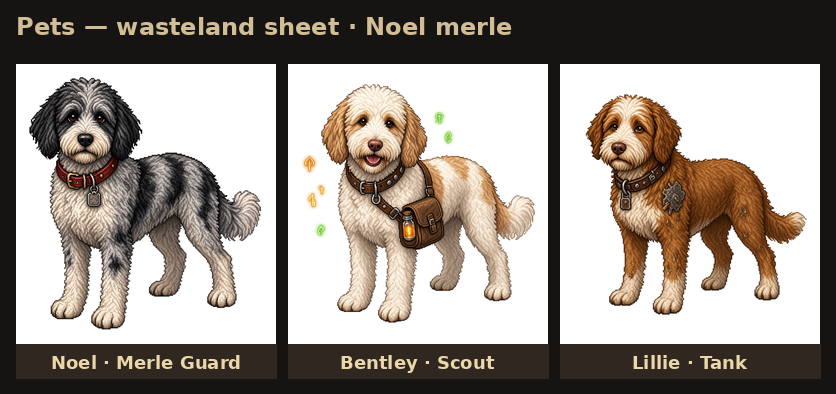
#> input picture game/tools/art_src/pets_sheet.png, 836 x 394 px, given in place of scrap_hound_idle.png, which was not available
$ python gen_mech_pets.py art_src/pets_sheet.png
#> lines starting #> are read from the running program, lines starting #| are printed output that depends on the picture; after the words box and inside, x2 and y2 are one past the last pixel; in counts of white or black regions, pixels touching at a corner belong together; pictures that were not available may be replaced by others from this repository, and a replacement may not be noted
"""Mech pets (Depth E6): the approved machine cutout rigs (scrap_hound, iron_horse,
rad_bat strips in assets/sprites/enemies/) rebuilt in the hangar's Workshop —
repainted frame by frame so the full rig animation carries over:
  * bare iron      -> the pet's own paint (lit by the original shading)
  * rust / brown   -> brass trim
  * red/orange/green glow (eyes, furnaces, flames) -> friendly cyan optics / ion exhaust
  * a hazard-stripe band + white chevron pinned to each frame's body box (rides the bob)
usage (from game/):  python3 tools/gen_mech_pets.py [--sheet DIR]
writes assets/sprites/pets/<id>/<id>_<state>.png (+ _anim.json) and the
192 px tile portrait assets/sprites/portraits/pet_<id>.png (like the dogs').
"""
import json
import os
import sys

import numpy as np
from PIL import Image

HERE = os.path.dirname(os.path.abspath(__file__))
GAME = os.path.join(HERE, "..")
SRC = os.path.join(GAME, "assets", "sprites", "enemies")
DST = os.path.join(GAME, "assets", "sprites", "pets")
STATES = ["idle", "walk", "windup", "attack", "hit", "death"]

MECHS = {
    # id: (source rig, paint dark, paint light, trim dark, trim light, glow, stripe band (v0, v1) of body box)
    "mech_hound": ("scrap_hound", (22, 52, 56), (120, 196, 184), (96, 70, 30), (232, 190, 96), (110, 236, 255), (0.30, 0.40)),
    "rust_mule": ("iron_horse", (70, 52, 18), (238, 186, 70), (40, 44, 48), (150, 156, 160), (120, 220, 255), (0.36, 0.44)),
    "drone_bat": ("rad_bat", (40, 30, 16), (232, 186, 92), (26, 36, 52), (150, 176, 206), (110, 236, 255), None),
}
FPS = {"idle": 8, "walk": 14, "windup": 10, "attack": 12, "hit": 12, "death": 10}


def lerp(a, b, t):
    a = np.asarray(a, np.float32)
    b = np.asarray(b, np.float32)
    return a + (b - a) * t[..., None]


def repaint(fr, spec, seed):
    _, pd, pl, td, tl, glow, band = spec
    a = np.asarray(fr).astype(np.float32)
    rgb = a[..., :3]
    al = a[..., 3]
    r, g, b = rgb[..., 0], rgb[..., 1], rgb[..., 2]
    mx = rgb.max(-1)
    mn = rgb.min(-1)
    sat = (mx - mn) / np.maximum(mx, 1)
    lum = (0.3 * r + 0.55 * g + 0.15 * b) / 255.0
    ## Ink (dark seams / outlines) and soft edge pixels keep their colour.
    vis = (al > 150) & (lum > 0.11)
    out = rgb.copy()
    # glows: bright + saturated warm, or bright saturated green (bat eyes / spores)
    warm = vis & (r > 150) & (r > g + 25) & (r > b + 60) & (mx > 170)
    green_glow = vis & (g > 150) & (g > r + 30) & (g > b + 30) & (sat > 0.35)
    glowm = warm | green_glow
    # rust / brown / organic green: saturated mid tones that are not glows
    trim = vis & ~glowm & (sat > 0.22) & (mx < 210)
    paint = vis & ~glowm & ~trim
    t = np.clip((lum - 0.04) / 0.62, 0, 1) ** 0.85
    out[paint] = lerp(pd, pl, t)[paint] * 0.82 + rgb[paint] * 0.18
    out[trim] = lerp(td, tl, t)[trim]
    gl = np.clip(lum * 1.4, 0.55, 1.0)
    out[glowm] = (np.asarray(glow, np.float32)[None] * gl[glowm][:, None]) * 0.85 + 255 * 0.15 * gl[glowm][:, None]
    # hazard stripes on the body band (pinned to this frame's opaque box)
    if band is not None:
        ys, xs = np.nonzero(al > 200)
        if len(xs):
            x0, x1, y0, y1 = xs.min(), xs.max(), ys.min(), ys.max()
            h = y1 - y0
            yy0 = int(y0 + band[0] * h)
            yy1 = int(y0 + band[1] * h)
            xa = int(x0 + (x1 - x0) * 0.30)
            xb = int(x0 + (x1 - x0) * 0.62)
            for y in range(yy0, yy1 + 1):
                for x in range(xa, xb):
                    if al[y, x] > 200 and paint[y, x]:
                        k = ((x + y) // 3) % 2
                        base = np.array((236, 196, 60) if k else (30, 26, 22), np.float32)
                        out[y, x] = base * (0.6 + 0.5 * t[y, x])
    a[..., :3] = np.clip(out, 0, 255)
    return Image.fromarray(a.astype(np.uint8), "RGBA")


def build(mid, spec, sheet):
#> called with mid = 'mech_hound'
    src = spec[0]
    od = os.path.join(DST, mid)
    os.makedirs(od, exist_ok=True)
    for st in STATES:
        im = Image.open(os.path.join(SRC, src, "%s_%s.png" % (src, st))).convert("RGBA")
        n = im.width // im.height
#> n = 2
        fs = im.height
#> fs = 394
        frames = [repaint(im.crop((i * fs, 0, (i + 1) * fs, fs)), spec, i) for i in range(n)]
#> in repaint, `al = a[..., 3]`: al: shape (394, 394) float32; every value is 255
#> in repaint, `vis = (al > 150) & (lum > 0.11)`:
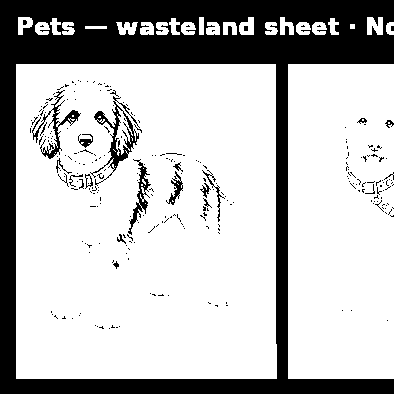
#> vis: shape (394, 394) bool; 73.9% white; 267 black regions (245 under 20 px), largest, box (x1, y1, x2, y2) and area: (0, 0, 394, 394) 36808, (90, 96, 140, 186) 874, (32, 90, 81, 159) 600
#> in repaint, `warm = vis & (r > 150) & (r > g + 25) & (r > b + 60) & (mx > 170)`: warm: shape (394, 394) bool; 1.1% white; 70 white regions (59 under 20 px), largest, box (x1, y1, x2, y2) and area: (322, 99, 352, 158) 616, (345, 110, 372, 140) 274, (303, 156, 316, 172) 132
#> in repaint, `green_glow = vis & (g > 150) & (g > r + 30) & (g > b + 30) & (sat > 0...`: green_glow: shape (394, 394) bool; 0.04% white; 1 white region, box (x1, y1, x2, y2) and area: (317, 224, 325, 236) 59
#> in repaint, `trim = vis & ~glowm & (sat > 0.22) & (mx < 210)`: trim: shape (394, 394) bool; 15% white; 304 white regions (258 under 20 px), largest, box (x1, y1, x2, y2) and area: (16, 344, 277, 379) 8346, (288, 344, 394, 379) 3406, (321, 92, 394, 224) 2597
#> in repaint, `paint = vis & ~glowm & ~trim`: paint: shape (394, 394) bool; 57.8% white; 298 black regions (261 under 20 px), largest, box (x1, y1, x2, y2) and area: (0, 0, 394, 394) 49637, (321, 92, 394, 224) 4276, (32, 90, 140, 194) 3126
#> in repaint, `out[trim] = lerp(td, tl, t)[trim]`: out: shape (394, 394, 3) float32; mean R, G, B 109.1, 137, 120.5
#> in repaint, `out[glowm] = (np.asarray(glow, np.float32)[None] * gl[glowm][:, None])..`: out: shape (394, 394, 3) float32; mean R, G, B 108, 137.6, 121.8
#> in repaint, `x0, x1, y0, y1 = xs.min(), xs.max(), ys.min(), ys.max()`: x0 = 0; x1 = 393; y0 = 0; y1 = 393
#> in repaint, `yy0 = int(y0 + band[0] * h)`: yy0 = 117
#> in repaint, `yy1 = int(y0 + band[1] * h)`: yy1 = 157
#> in repaint, `xa = int(x0 + (x1 - x0) * 0.30)`: xa = 117
#> in repaint, `xb = int(x0 + (x1 - x0) * 0.62)`: xb = 243
#> after the loop in repaint, `for y in range(yy0, yy1 + 1):`:
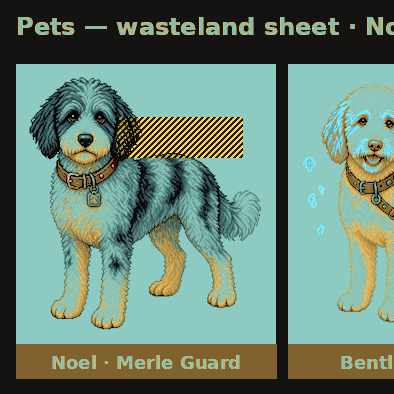
#> out: shape (394, 394, 3) float32; mean R, G, B 108.3, 135.3, 117.5; drawn with min black and max white
#> call 2 of repaint, with seed = 1
#> in repaint (call 2), `_, pd, pl, td, tl, glow, band = spec`: pd = (22, 52, 56); pl = (120, 196, 184); td = (96, 70, 30); tl = (232, 190, 96); glow = (110, 236, 255); band = (0.3, 0.4)
#> in repaint (call 2), `vis = (al > 150) & (lum > 0.11)`: vis: shape (394, 394) bool; 77.3% white; 218 black regions (206 under 20 px), largest, box (x1, y1, x2, y2) and area: (0, 0, 394, 394) 33836, (240, 145, 282, 189) 250, (1, 207, 43, 235) 165
#> in repaint (call 2), `warm = vis & (r > 150) & (r > g + 25) & (r > b + 60) & (mx > 170)`: warm: shape (394, 394) bool; 4% white; 265 white regions (237 under 20 px), largest, box (x1, y1, x2, y2) and area: (219, 190, 270, 232) 674, (206, 132, 255, 163) 475, (260, 272, 290, 312) 452
#> in repaint (call 2), `green_glow = vis & (g > 150) & (g > r + 30) & (g > b + 30) & (sat > 0...`: green_glow: shape (394, 394) bool; 0.09% white; 2 white regions, box (x1, y1, x2, y2) and area: (41, 112, 50, 124) 68, (51, 132, 58, 143) 64
#> in repaint (call 2), `trim = vis & ~glowm & (sat > 0.22) & (mx < 210)`:
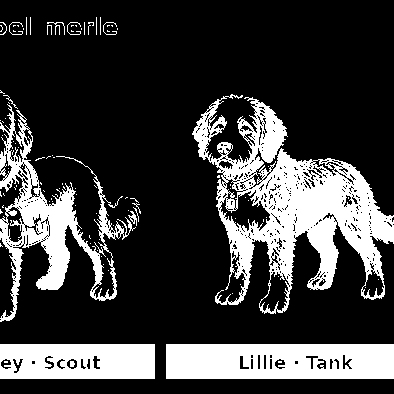
#> trim: shape (394, 394) bool; 23.6% white; 102 white regions (88 under 20 px), largest, box (x1, y1, x2, y2) and area: (192, 94, 394, 314) 16209, (166, 344, 394, 379) 7550, (0, 104, 136, 322) 7175
#> in repaint (call 2), `paint = vis & ~glowm & ~trim`: paint: shape (394, 394) bool; 49.6% white; 144 white regions (99 under 20 px), largest, box (x1, y1, x2, y2) and area: (166, 64, 394, 344) 41814, (0, 64, 154, 344) 31344, (0, 238, 16, 318) 858
#> in repaint (call 2), `t = np.clip((lum - 0.04) / 0.62, 0, 1) ** 0.85`:
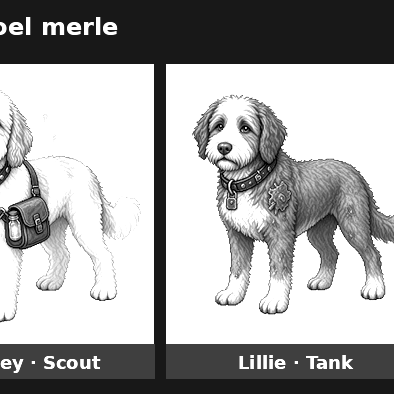
#> t: shape (394, 394) float32; min 0, max 1, mean 0.661
#> in repaint (call 2), `out[paint] = lerp(pd, pl, t)[paint] * 0.82 + rgb[paint] * 0.18`:
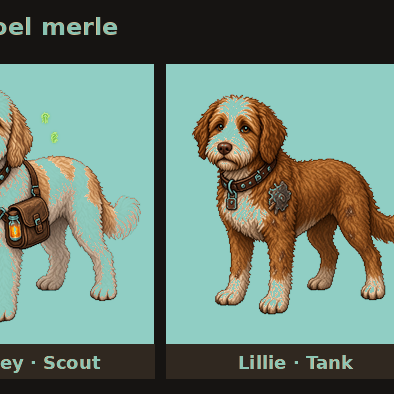
#> out: shape (394, 394, 3) float32; mean R, G, B 107.8, 128.9, 115.6
#> call 4 of lerp, with a = (96, 70, 30), b = (232, 190, 96)
#> in lerp (call 4), `a = np.asarray(a, np.float32)`: a = [96, 70, 30]
#> in lerp (call 4), `b = np.asarray(b, np.float32)`: b = [232, 190, 96]
#> in lerp (call 4), `return a + (b - a) * t[..., None]`:
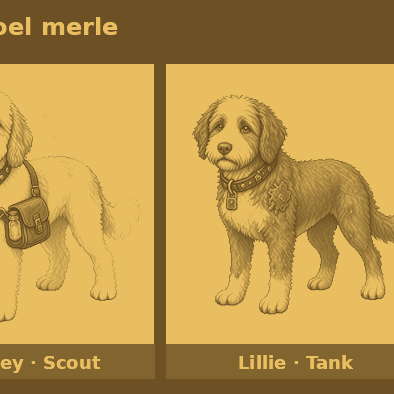
#> returned value: shape (394, 394, 3) float32; mean of channels 0, 1, 2 186, 149.4, 73.7; drawn as R, G, B
#> in repaint (call 2), `out[trim] = lerp(td, tl, t)[trim]`:
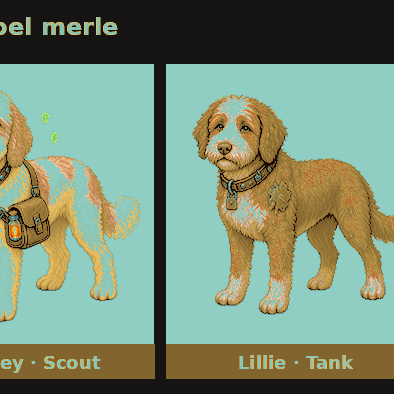
#> out: shape (394, 394, 3) float32; mean R, G, B 121.6, 141.9, 119
#> frames = 2 items
        strip = Image.new("RGBA", (fs * n, fs))
        for i, f in enumerate(frames):
            strip.paste(f, (i * fs, 0))
#> this loop made 2 passes
        strip.save(os.path.join(od, "%s_%s.png" % (mid, st)))
        sheet.append((mid, st, frames))
    aj = os.path.join(SRC, src, "%s_attack.json" % src)
    if os.path.exists(aj):
        with open(aj) as f:
            atk = json.load(f)
        with open(os.path.join(od, "%s_attack.json" % mid), "w") as f:
            json.dump(atk, f)
    ## Carry the rig's own fps sidecar (organic pass: long idles / in-between gaits).
    fps = dict(FPS)
    sj = os.path.join(SRC, src, "%s_anim.json" % src)
    side = {}
    if os.path.exists(sj):
        with open(sj) as f:
            side = json.load(f)
        fps.update(side.get("fps", {}))
    side["fps"] = fps
    with open(os.path.join(od, "%s_anim.json" % mid), "w") as f:
        json.dump(side, f, indent=1)
    portrait(mid, spec, sheet[-6][2][0])


def portrait(mid, spec, fr):
    """Idle frame 0 cropped to the figure on a soft glow of the mech's optic colour."""
    a = np.asarray(fr)
    ys, xs = np.nonzero(a[..., 3] > 40)
    box = (xs.min(), ys.min(), xs.max() + 1, ys.max() + 1)
    fig = fr.crop(box)
    k = 168.0 / max(fig.width, fig.height)
    fig = fig.resize((max(1, int(fig.width * k)), max(1, int(fig.height * k))), Image.NEAREST)
    n = 192
    yy, xx = np.mgrid[0:n, 0:n].astype(np.float32)
    d = np.sqrt((xx - n * 0.42) ** 2 + (yy - n * 0.40) ** 2) / (n * 0.48)
    g = np.clip(1.0 - d, 0, 1) ** 1.6 * 0.32
    col = np.asarray(spec[5], np.float32)
    bg = np.dstack([np.broadcast_to(col[i], (n, n)) for i in range(3)] + [g * 255]).astype(np.uint8)
    out = Image.fromarray(bg, "RGBA")
    out.alpha_composite(fig, ((n - fig.width) // 2, (n - fig.height) // 2 + 4))
    out.save(os.path.join(GAME, "assets", "sprites", "portraits", "pet_%s.png" % mid))


if __name__ == "__main__":
    sheet = []
    for mid, spec in MECHS.items():
#> (the run stopped early here; a loop or call above may not have finished)
